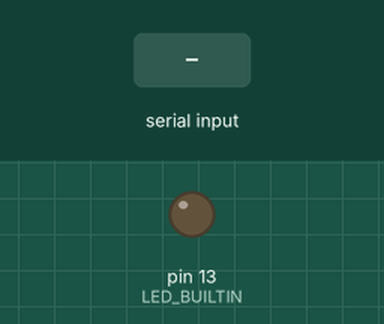
Bench run of a sketch on a simulated Arduino Uno, built with avr-gcc and run on an emulated ATmega328P. On the bench: output pins drawn as LEDs (lit = HIGH). Inputs (shaded band) come from the test bench. What the sketch prints to the serial monitor is not drawn.

Above: at 1.2 s.
1.3 s: "1" received over Serial
At 1.4 s:
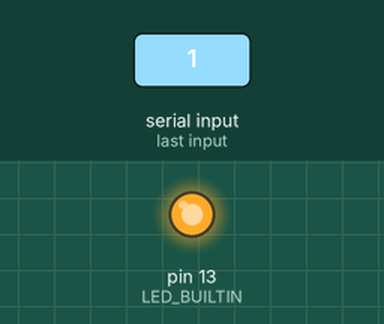
Timing chart, 0 to 4.3 s (numbered marks = the images above; inputs shaded):
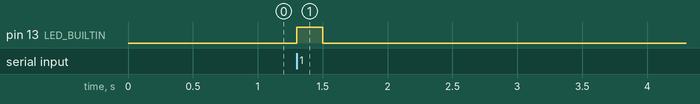

The sketch:

ArduinoMIDI.ino
```cpp
#define signal ISR
#define signals interrupts
#define noSignals noInterrupts
#define midi USART_RX_vect

#define TX_MODE
//#define RX_MODE

int state = 0;
bool lock = false;
size_t nBytes = 0;

//char* noteOn = "\x90\x30\x7F";
//char* noteOff = "\x80\x30\x00";
//char* noteHush = "\x90\x30\x00";

char* noteOn = "\x91\x30\x7F";
char* noteOff = "\x81\x30\x00";
char* noteHush = "\x91\x30\x00";

//void midi_msg(byte conch, byte param, byte value)
//void midi_msg(uint8_t conch, uint8_t param, uint8_t value)
void midi_msg(char conch, char param, char value)
{
    Serial.write(conch); Serial.flush();
    Serial.write(param); Serial.flush();
    Serial.write(value); Serial.flush();
    //Serial.print(conch); Serial.flush();
    //Serial.print(param); Serial.flush();
    //Serial.print(value); Serial.flush();
}

void note_on() { midi_msg(0x90, 0x30, 0x7F); }
void note_off() { midi_msg(0x80, 0x30, 0x00); }
void note_hush() { midi_msg(0x90, 0x30, 0x00); }

void setup()
{
    //noSignals(); //signals();
    pinMode(LED_BUILTIN, OUTPUT);
    digitalWrite(LED_BUILTIN, LOW);
    Serial.begin(31250, SERIAL_8N1); //115200);
    //signals(); //noSignals();
    //Serial.onReceive = receive;
}

//signal(midi) { onReceive(Serial.available(); }
void onReceive(size_t nBytes)
{
    digitalWrite(LED_BUILTIN, HIGH);
#ifdef TX_MODE
#ifndef RX_MODE
    for (size_t i = 0; i < nBytes; ++i) { Serial.read(); }
#endif
#endif
#ifdef RX_MODE
    for (size_t i = 0; i < nBytes; ++i) { Serial.print(Serial.read(), HEX); Serial.println(); }
#endif
}

void loop()
{
    nBytes = Serial.available();
    if (nBytes > 0) { onReceive(nBytes); }
#ifdef TX_MODE
    if ((!lock) && ((millis() % 1000) < 500))
    {
        lock = true;
        switch (state)
        {
            case (0):
            case (2): { note_on(); }
            //case (2): { Serial.print(noteOn); Serial.flush(); }
            break;
            case (1): { note_off(); }
            //case (1): { Serial.print(noteOff); Serial.flush(); }
            break;
            case (3): { note_hush(); }
            //case (3): { Serial.print(noteHush); Serial.flush(); }
            break;
            default:
            break;
        }
    }
    else if ((lock) && ((millis() % 1000) > 500))
    {
        state += 1;
        state %= 4;
        lock = false;
        digitalWrite(LED_BUILTIN, LOW);
    }
#endif
}
```

Measured:
- after the input at 1.3 s, pin 13 (LED_BUILTIN): LOW → HIGH at once, → LOW 0.20 s later
